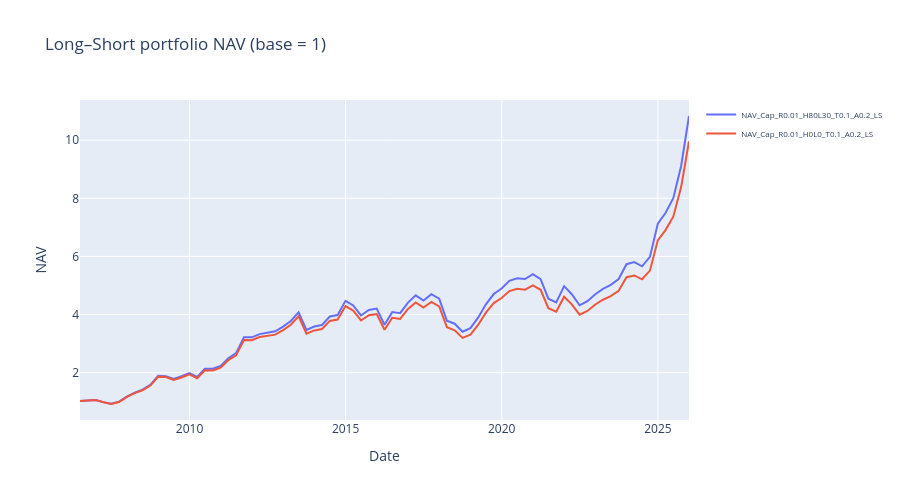

The notebook cell saved with this chart:
### Code cell
import pandas as pd
import numpy as np
import matplotlib.pyplot as plt

# long_short: Date 인덱스, 열 = 분기 수익률 (이미 있다면 그대로 사용)
# 예: long_short = pd.read_csv("...long_short....csv", parse_dates=["Date"], index_col="Date")

returns = long_short.sort_index()
nav = (1 + returns).cumprod()
nav.columns = [f"NAV_{c}" if not str(c).startswith("NAV_") else c for c in nav.columns]

import plotly.graph_objects as go

fig = go.Figure()
for col in nav.columns:
    fig.add_trace(go.Scatter(x=nav.index, y=nav[col], mode="lines", name=col))
fig.update_layout(
    title="Long–Short portfolio NAV (base = 1)",
    xaxis_title="Date",
    yaxis_title="NAV",
    height=500,
    legend=dict(font=dict(size=8)),
)
fig.show()
